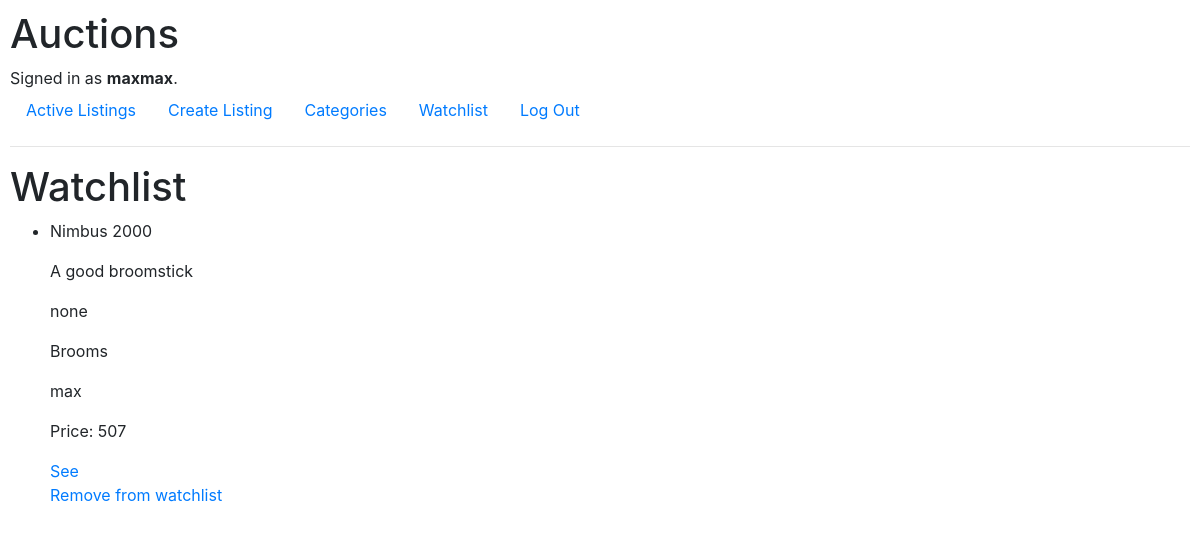
Before: /watchlist (signed in) with the older database file.
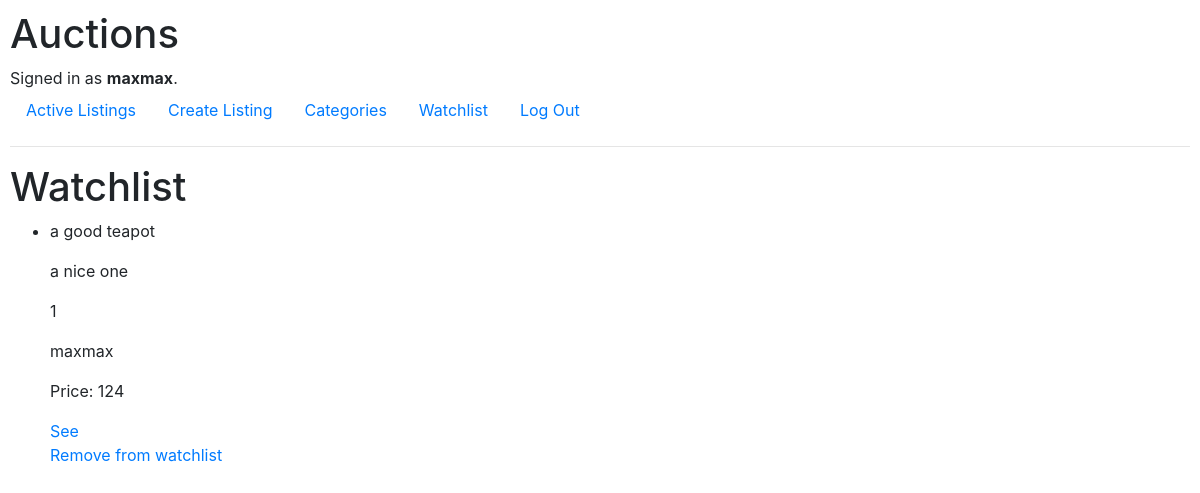
After: the same page with the newer database file.
### auctions/models.py (models this page shows, shortened)
class Listing(models.Model):
    title = models.CharField(max_length=64)
    description = models.CharField(max_length=1000)
    starting_price = models.IntegerField(validators=[
        MinValueValidator(1)
    ])
    photo = models.CharField(max_length=1000)
    category = models.ForeignKey(Category, on_delete=models.SET_NULL, related_name="listings", null=True, blank=True)
    owner = models.ForeignKey(User,related_name="listings", on_delete=models.CASCADE)
    active = models.BooleanField(default=True)
    datetime = models.DateTimeField(default=datetime(2021, 9, 12))
    def highest_bid(self):
        return self.bids.order_by("-value").first()

class Category(models.Model):
    name = models.CharField(max_length=32, unique=True)

class User(AbstractUser):
    watchlist = models.ManyToManyField('Listing', blank=True, related_name="users_watching")

class Bid(models.Model):
    value = models.IntegerField()
    user = models.ForeignKey(User, on_delete=models.CASCADE, related_name="bids")
    listing = models.ForeignKey(Listing, on_delete=models.CASCADE, related_name="bids")

### auctions/views.py (the view)
# urls.py: path("watchlist", views.watchlist, name="watchlist"),
@login_required
def watchlist(request):
    return render(request, "auctions/watchlist.html",{
        "listings": request.user.watchlist.all()
    })

### auctions/templates/auctions/watchlist.html
{% extends "auctions/layout.html" %}
{% block body %}
    <h1>Watchlist</h1>
    <ul>
        {% for listing in listings %}
            {% include "auctions/listing_info.html" %}
            <a href="{% url 'unwatch' listing.id %}?next={{request.get_full_path}}">Remove from watchlist</a>
        {% empty %}
            <li>No listings were added yet.</li>
        {% endfor %}
    </ul>
{% endblock %}

### auctions/templates/auctions/listing_info.html
<li>
    <p>{{ listing.title }}</p>
    <p>{{ listing.description }}</p>
    <p>{{ listing.photo }}</p>
    <p>{{ listing.category.name }}</p>
    <p>{{ listing.owner.username }}</p>
    <p>Price:
        {% if listing.highest_bid %}
            {{ listing.highest_bid.value }}
        {% else %}
            {{ listing.starting_price }}
        {% endif %}
    </p>
    <a href="{% url 'listing' listing.id %}">See</a>
</li>

Changed rows visible on the page:
no longer on this page (row edited): Listing: title "Nimbus 2000", description "A good broomstick", photo "none", category.name "Brooms", owner.username "max", highest_bid.value "507"
now on this page (row edited): Listing: title "a good teapot", description "a nice one", photo "1", owner.username "maxmax", highest_bid.value "124"
